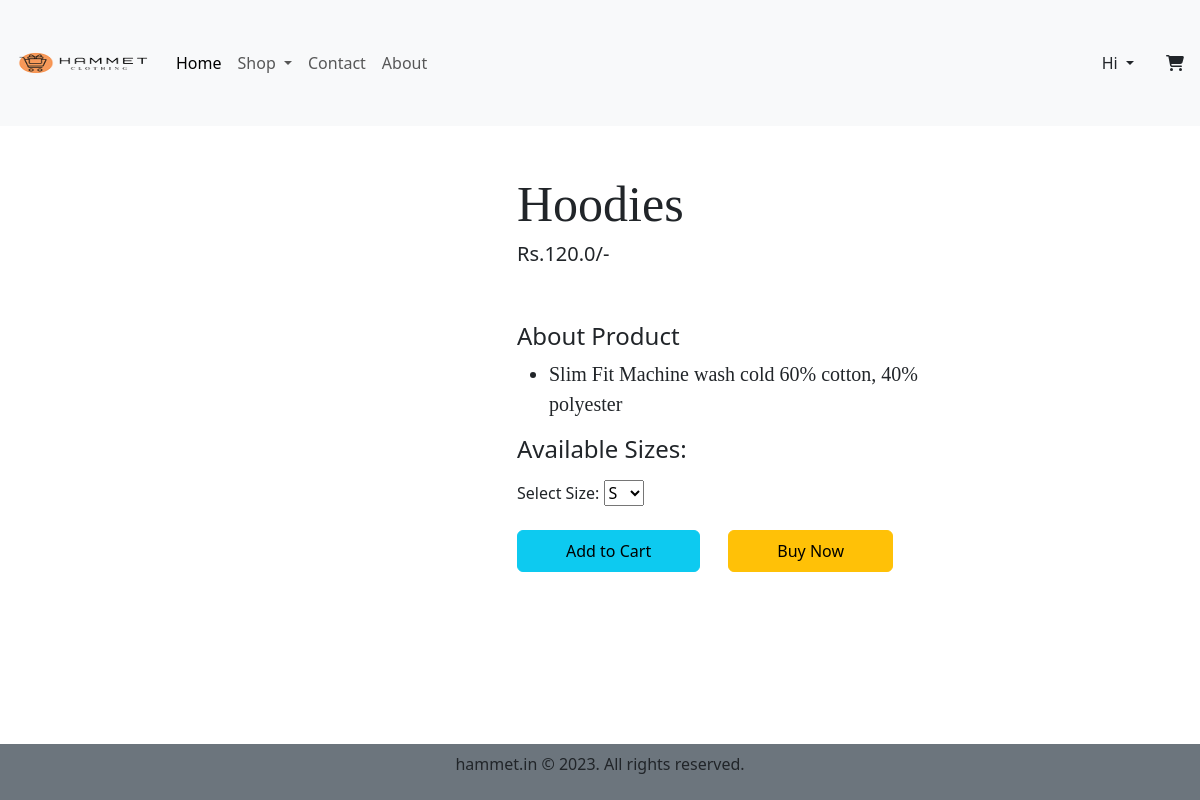
Page /product-detail/8 (signed in) on the committed database.
### app/models.py (models this page shows, shortened)
class Product(models.Model):
    title=models.CharField(max_length=100)
    selling_price=models.FloatField()
    discounted_price=models.FloatField()
    description=models.TextField()
    stock = models.IntegerField(default=0)
    category=models.CharField(choices=CATEGORY_CHOICES,max_length=2)
    product_image=models.ImageField(upload_to='product')

### app/views.py (the view)
# urls.py: path('product-detail/<int:pk>',views.ProductDetail.as_view(),name="product-detail"),
class ProductDetail(View):
    def get(self,request,pk):
        product = Product.objects.get(pk=pk)
        wishlist = Wishlist.objects.filter(Q(product=product) & Q(user=request.user))
        return render(request,"app/productdetail.html",locals())

### app/templates/app/productdetail.html (shortened to what this page needs)
{% extends 'app/base.html' %}
{% load static %}
{% block main-content %}
<div class="container">
    <div class="row">
        <div class="col-lg-5 col-md-12 col-sm-12 col-xs-12 mt-5">
        </div>
        <div class="col-lg-5 col-md-12 col-sm-12 col-xs-12 mt-5">
            <h1 style="font-family:Georgia; font-size:50px;">{{product.title}}</h1>
            <h5>Rs.{{product.selling_price}}/-</h5>
            <br><br><h4>About Product</h4>
            <ul class="fs-5" style="font-family:Rajadhani;">
                <li>{{product.description}}</li>
            </ul>
            <h4>Available Sizes:</h4>
            <form action="/add-to-cart" class="d-inline ">
                <label for="size">Select Size:</label>
                <select name="size" id="size">
                    {% for size in product.sizes.all %}
                        <option value="{{ size.id }}">{{ size.size }}</option>
                    {% endfor %}
                </select><br></br>
                <button type="submit" class="btn btn-info px-5 py-2">Add to Cart</button>
            </form>
                <a href="{% url 'checkout' %}" class="btn btn-warning px-5 py-2 ms-4">Buy Now</a>
        </div>
    </div>
</div>
<br><br><br>
{% endblock main-content %}

### rows in the picture
Product: title "Hoodies", selling_price "120.0", description "Slim Fit Machine wash cold 60% cotton, 40% polyester"

### other values in the picture
form field size "S"
